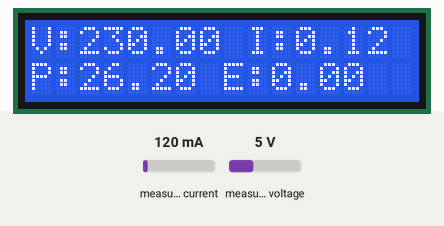
Simulated run of this sketch. Board: ESP8266 (NodeMCU). Parts: 16×2 character LCD. The test bench sets the inputs (shaded band); at power-on: measured current 120 mA, measured voltage 5 V. WiFi joins after 1.5 s; servers stay silent unless stated.

Above: at 4.5 s.
4.6 s: measured current set to 40 mA
At 7.1 s:
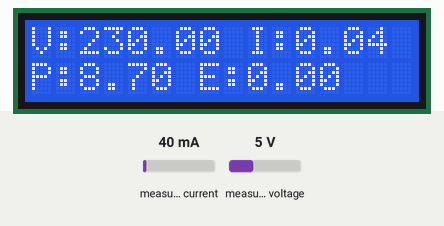
7.4 s: measured voltage set to 0.3 V
At 8.6 s:
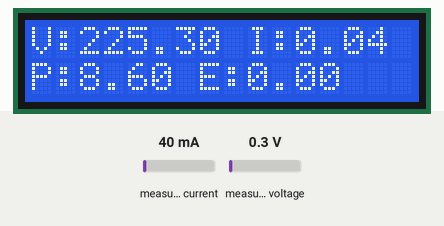
9.4 s: measured current set to 500 mA
At 11.1 s:
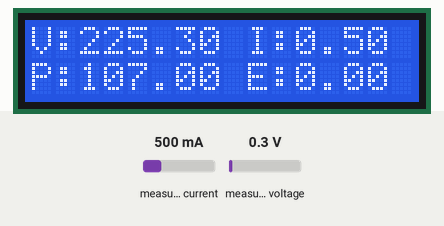
11.4 s: measured voltage set to 3.8 V
At 12.9 s:
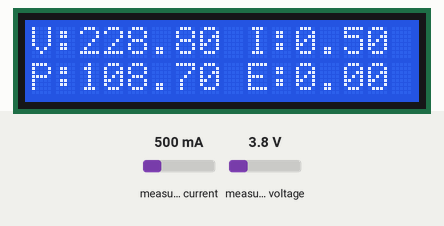
Timing chart, 0 to 14.4 s (numbered marks = the images above; inputs shaded):
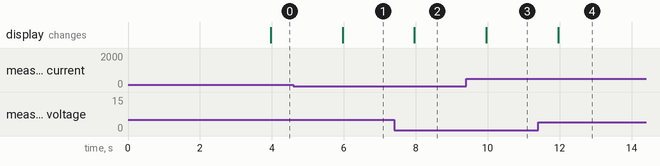

The sketch:

smart_energy_meter.ino
```cpp
#include <ESP8266WiFi.h>
#include <BlynkSimpleEsp8266.h>
#include <PZEM004Tv30.h>
#include <Wire.h>
#include <LiquidCrystal_I2C.h>

char auth[] = "YOUR_BLYNK_AUTH_TOKEN";
char ssid[] = "YOUR_WIFI_NAME";
char pass[] = "YOUR_WIFI_PASSWORD";

PZEM004Tv30 pzem(D6, D7);

LiquidCrystal_I2C lcd(0x27, 16, 2);

#define BUTTON_PIN D3

BlynkTimer timer;

float voltage, current, power, energy;

void sendData()
{
  voltage = pzem.voltage();
  current = pzem.current();
  power = pzem.power();
  energy = pzem.energy();

  if (isnan(voltage)) voltage = 0;
  if (isnan(current)) current = 0;
  if (isnan(power)) power = 0;
  if (isnan(energy)) energy = 0;

  Blynk.virtualWrite(V0, voltage);
  Blynk.virtualWrite(V1, current);
  Blynk.virtualWrite(V2, power);
  Blynk.virtualWrite(V3, energy);

  lcd.clear();

  lcd.setCursor(0,0);
  lcd.print("V:");
  lcd.print(voltage);

  lcd.print(" I:");
  lcd.print(current);

  lcd.setCursor(0,1);
  lcd.print("P:");
  lcd.print(power);

  lcd.print(" E:");
  lcd.print(energy);
}

void checkButton()
{
  if (digitalRead(BUTTON_PIN) == LOW)
  {
    pzem.resetEnergy();
    delay(500);
  }
}

void setup()
{
  Serial.begin(9600);

  pinMode(BUTTON_PIN, INPUT_PULLUP);

  lcd.init();
  lcd.backlight();

  Blynk.begin(auth, ssid, pass);

  timer.setInterval(2000L, sendData);
}

void loop()
{
  Blynk.run();
  timer.run();
  checkButton();
}
```

Measured:
- after the input at 4.6 s, the display: changes after 1.4 s (image 1)
- after the input at 7.4 s, the display: changes after 0.56 s (image 2)
- after the input at 9.4 s, the display: changes after 0.56 s (image 3)
- after the input at 11.4 s, the display: changes after 0.56 s (image 4)
